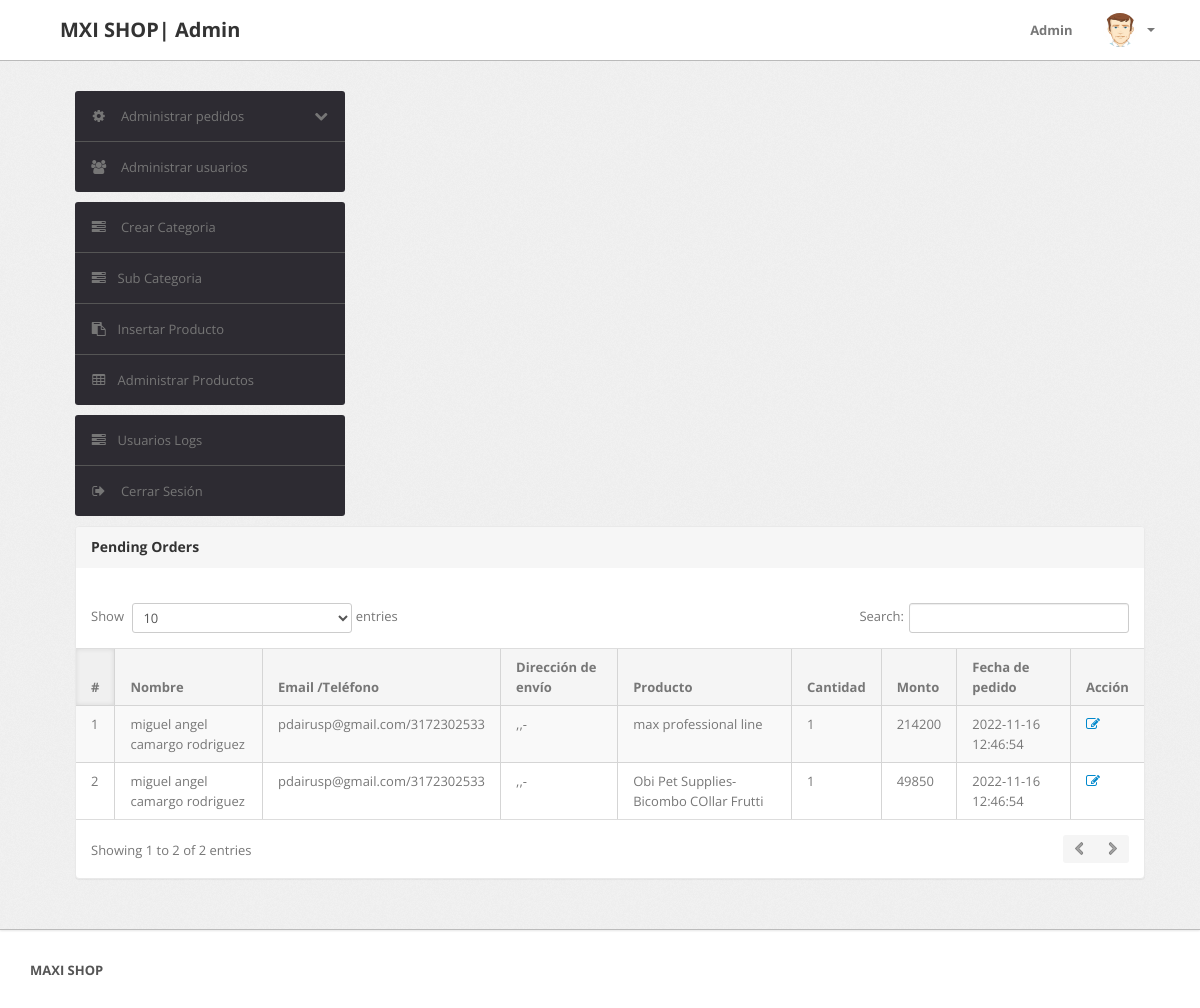
/admin/pending-orders.php (signed in), run on the app's committed database.
### tables this page shows
CREATE TABLE `orders` (
  `id` int(11) NOT NULL,
  `userId` int(11) DEFAULT NULL,
  `productId` varchar(255) DEFAULT NULL,
  `quantity` int(11) DEFAULT NULL,
  `orderDate` timestamp NOT NULL DEFAULT current_timestamp(),
  `paymentMethod` varchar(50) DEFAULT NULL,
  `orderStatus` varchar(55) DEFAULT NULL
);

CREATE TABLE `users` (
  `id` int(11) NOT NULL,
  `name` varchar(255) DEFAULT NULL,
  `email` varchar(255) DEFAULT NULL,
  `contactno` bigint(11) DEFAULT NULL,
  `password` varchar(255) DEFAULT NULL,
  `shippingAddress` longtext DEFAULT NULL,
  `shippingState` varchar(255) DEFAULT NULL,
  `shippingCity` varchar(255) DEFAULT NULL,
  `shippingPincode` int(11) DEFAULT NULL,
  `billingAddress` longtext DEFAULT NULL,
  `billingState` varchar(255) DEFAULT NULL,
  `billingCity` varchar(255) DEFAULT NULL,
  `billingPincode` int(11) DEFAULT NULL,
  `regDate` timestamp NOT NULL DEFAULT current_timestamp(),
  `updationDate` varchar(255) DEFAULT NULL
);

CREATE TABLE `products` (
  `id` int(11) NOT NULL,
  `category` int(11) NOT NULL,
  `subCategory` int(11) DEFAULT NULL,
  `productName` varchar(255) DEFAULT NULL,
  `productCompany` varchar(255) DEFAULT NULL,
  `productPrice` int(11) DEFAULT NULL,
  `productPriceBeforeDiscount` int(11) DEFAULT NULL,
  `productDescription` longtext DEFAULT NULL,
  `productImage1` varchar(255) DEFAULT NULL,
  `productImage2` varchar(255) DEFAULT NULL,
  `productImage3` varchar(255) DEFAULT NULL,
  `shippingCharge` int(11) DEFAULT NULL,
  `productAvailability` varchar(255) DEFAULT NULL,
  `postingDate` timestamp NULL DEFAULT current_timestamp(),
  `updationDate` varchar(255) DEFAULT NULL
);

### admin/pending-orders.php (the view, shortened to what this page needs)
<?php
include('include/config.php');
if(strlen($_SESSION['alogin'])==0)
	{
header('location:index.php');
}
else{
?>
<!DOCTYPE html>
<html lang="es">
<head>
	<link type="text/css" href="bootstrap/css/bootstrap.min.css" rel="stylesheet">
	<link type="text/css" href="bootstrap/css/bootstrap-responsive.min.css" rel="stylesheet">
	<link type="text/css" href="css/theme.css" rel="stylesheet">
	<link type="text/css" href="images/icons/css/font-awesome.css" rel="stylesheet">
</head>
<body>
<?php include('include/header.php');?>
	<div class="wrapper">
		<div class="container">
			<div class="row">
<?php include('include/sidebar.php');?>
			<div class="span11">
					<div class="content">
	<div class="module">
							<div class="module-head">
								<h3>Pending Orders</h3>
							</div>
							<div class="module-body table">
									<br />
								<table cellpadding="0" cellspacing="0" border="0" class="datatable-1 table table-bordered table-striped	 display table-responsive" >
									<thead>
										<tr>
											<th>#</th>
											<th>Nombre</th>
											<th width="50">Email /Teléfono</th>
											<th>Dirección de envío</th>
											<th>Producto </th>
											<th>Cantidad </th>
											<th>Monto </th>
											<th>Fecha de pedido</th>
											<th>Acción</th>
										</tr>
									</thead>
<tbody>
<?php
$status='Delivered';
$query=mysqli_query($con,"select users.name as username,users.email as useremail,users.contactno as usercontact,users.shippingAddress as shippingaddress,users.shippingCity as shippingcity,users.shippingState as shippingstate,users.shippingPincode as shippingpincode,products.productName as productname,products.shippingCharge as shippingcharge,orders.quantity as quantity,orders.orderDate as orderdate,products.productPrice as productprice,orders.id as id  from orders join users on  orders.userId=users.id join products on products.id=orders.productId where orders.orderStatus!='$status' or orders.orderStatus is null");
$cnt=1;
while($row=mysqli_fetch_array($query))
{
?>
										<tr>
											<td><?php echo htmlentities($cnt);?></td>
											<td><?php echo htmlentities($row['username']);?></td>
<td><?php echo htmlentities($row['useremail']);?>/<?php echo htmlentities($row['usercontact']);?></td>
<td><?php echo htmlentities($row['shippingaddress'].",".$row['shippingcity'].",".$row['shippingstate']."-".$row['shippingpincode']);?></td>
											<td><?php echo htmlentities($row['productname']);?></td>
											<td><?php echo htmlentities($row['quantity']);?></td>
											<td><?php echo htmlentities($row['quantity']*$row['productprice']+$row['shippingcharge']);?></td>
											<td><?php echo htmlentities($row['orderdate']);?></td>
											<td>   <a href="updateorder.php?oid=<?php echo htmlentities($row['id']);?>" title="Update order" target="_blank"><i class="icon-edit"></i></a>
											</td>
											</tr>
										<?php $cnt=$cnt+1; } ?>
										</tbody>
								</table>
							</div>
						</div>
					</div>
				</div>
			</div>
		</div>
	</div>
<?php include('include/footer.php');?>
</body>
<?php } ?>

### data on the page
orders: userId.name "miguel angel camargo rodriguez", userId.email "pdairusp@gmail.com", userId.contactno "3172302533", userId.shippingPincode ",,-", productId.productName "max professional line", quantity "1", $row['quantity']*$row['productprice']+$row['shippingcharge'] "214200", orderDate "2022-11-16 12:46:54"
orders: userId.name "miguel angel camargo rodriguez", userId.email "pdairusp@gmail.com", userId.contactno "3172302533", userId.shippingPincode ",,-", productId.productName "Obi Pet Supplies-Bicombo COllar Frutti", quantity "1", $row['quantity']*$row['productprice']+$row['shippingcharge'] "49850", orderDate "2022-11-16 12:46:54"
